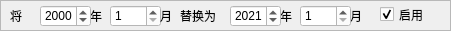
      <widget class="QFrame" name="fr_replace_19">
       <property name="geometry">
        <rect>
         <x>10</x>
         <y>190</y>
         <width>451</width>
         <height>31</height>
        </rect>
       </property>
       <property name="frameShape">
        <enum>QFrame::StyledPanel</enum>
       </property>
       <property name="frameShadow">
        <enum>QFrame::Raised</enum>
       </property>
       <widget class="QLabel" name="label_95">
        <property name="geometry">
         <rect>
          <x>10</x>
          <y>5</y>
          <width>31</width>
          <height>21</height>
         </rect>
        </property>
        <property name="text">
         <string>将</string>
        </property>
       </widget>
       <widget class="QLabel" name="label_96">
        <property name="geometry">
         <rect>
          <x>180</x>
          <y>5</y>
          <width>51</width>
          <height>21</height>
         </rect>
        </property>
        <property name="text">
         <string>替换为</string>
        </property>
       </widget>
       <widget class="QLabel" name="label_97">
        <property name="geometry">
         <rect>
          <x>90</x>
          <y>5</y>
          <width>31</width>
          <height>21</height>
         </rect>
        </property>
        <property name="text">
         <string>年</string>
        </property>
       </widget>
       <widget class="QSpinBox" name="input_year_7">
        <property name="geometry">
         <rect>
          <x>40</x>
          <y>5</y>
          <width>51</width>
          <height>22</height>
         </rect>
        </property>
        <property name="styleSheet">
         <string notr="true">background-color: rgb(255, 255, 255);</string>
        </property>
        <property name="minimum">
         <number>1900</number>
        </property>
        <property name="maximum">
         <number>3000</number>
        </property>
        <property name="value">
         <number>2000</number>
        </property>
       </widget>
       <widget class="QSpinBox" name="input_month_7">
        <property name="geometry">
         <rect>
          <x>110</x>
          <y>5</y>
          <width>51</width>
          <height>22</height>
         </rect>
        </property>
        <property name="styleSheet">
         <string notr="true">background-color: rgb(255, 255, 255);</string>
        </property>
        <property name="minimum">
         <number>1</number>
        </property>
        <property name="maximum">
         <number>12</number>
        </property>
        <property name="value">
         <number>1</number>
        </property>
       </widget>
       <widget class="QLabel" name="label_98">
        <property name="geometry">
         <rect>
          <x>160</x>
          <y>5</y>
          <width>21</width>
          <height>21</height>
         </rect>
        </property>
        <property name="text">
         <string>月</string>
        </property>
       </widget>
       <widget class="QLabel" name="label_99">
        <property name="geometry">
         <rect>
          <x>280</x>
          <y>5</y>
          <width>31</width>
          <height>21</height>
         </rect>
        </property>
        <property name="text">
         <string>年</string>
        </property>
       </widget>
       <widget class="QLabel" name="label_100">
        <property name="geometry">
         <rect>
          <x>350</x>
          <y>5</y>
          <width>31</width>
          <height>21</height>
         </rect>
        </property>
        <property name="text">
         <string>月</string>
        </property>
       </widget>
       <widget class="QSpinBox" name="output_month_7">
        <property name="geometry">
         <rect>
          <x>300</x>
          <y>5</y>
          <width>51</width>
          <height>22</height>
         </rect>
        </property>
        <property name="styleSheet">
         <string notr="true">background-color: rgb(255, 255, 255);</string>
        </property>
        <property name="minimum">
         <number>1</number>
        </property>
        <property name="maximum">
         <number>12</number>
        </property>
        <property name="value">
         <number>1</number>
        </property>
       </widget>
       <widget class="QSpinBox" name="output_year_7">
        <property name="geometry">
         <rect>
          <x>230</x>
          <y>5</y>
          <width>51</width>
          <height>22</height>
         </rect>
        </property>
        <property name="styleSheet">
         <string notr="true">background-color: rgb(255, 255, 255);</string>
        </property>
        <property name="minimum">
         <number>1900</number>
        </property>
        <property name="maximum">
         <number>3000</number>
        </property>
        <property name="value">
         <number>2021</number>
        </property>
       </widget>
       <widget class="QCheckBox" name="date_enable_7">
        <property name="geometry">
         <rect>
          <x>380</x>
          <y>5</y>
          <width>61</width>
          <height>19</height>
         </rect>
        </property>
        <property name="text">
         <string>启用</string>
        </property>
        <property name="checked">
         <bool>true</bool>
        </property>
       </widget>
      </widget>
